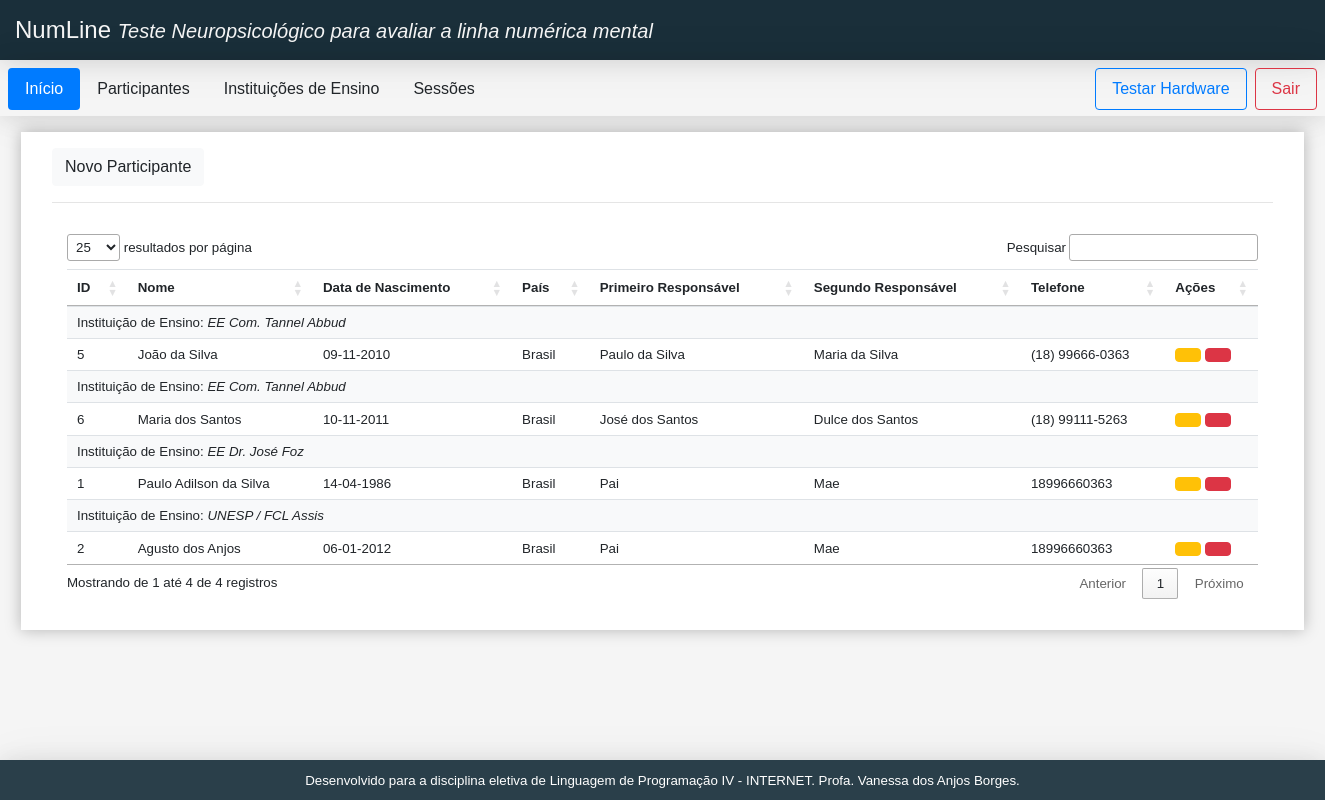
/subject.php (signed in), run on the app's committed database.
### tables this page shows
CREATE TABLE IF NOT EXISTS `participantes` (
  `idParticipante` int NOT NULL AUTO_INCREMENT,
  `InstituicoesEnsino_idInstituicaoEnsino` int NOT NULL,
  `nome` varchar(45) DEFAULT NULL,
  `dataNascimento` date DEFAULT NULL,
  `pais` varchar(45) DEFAULT NULL,
  `primeiroResponsavel` varchar(45) DEFAULT NULL,
  `segundoResponsavel` varchar(45) DEFAULT NULL,
  `telefone` varchar(25) DEFAULT NULL,
  `TipoDeUsuario_idTipoUsuario` int DEFAULT '4',
  PRIMARY KEY (`idParticipante`),
  KEY `fk_Participantes_InstituicoesEnsino1_idx` (`InstituicoesEnsino_idInstituicaoEnsino`),
  KEY `fk_Participantes_TipoDeUsuarios1_idx` (`TipoDeUsuario_idTipoUsuario`)
);

CREATE TABLE IF NOT EXISTS `instituicoesensino` (
  `idInstituicaoEnsino` int NOT NULL AUTO_INCREMENT,
  `nome` varchar(45) DEFAULT NULL,
  `cidade` varchar(45) DEFAULT NULL,
  `pais` varchar(45) DEFAULT NULL,
  `TipoDeUsuario_idTipoUsuario` int DEFAULT NULL,
  PRIMARY KEY (`idInstituicaoEnsino`),
  KEY `fk_InstituicoesEnsino_TipoUsuarios_idx` (`TipoDeUsuario_idTipoUsuario`)
);

### classes/model/dao/ParticipanteDAO.class.php (called while the page is built, shortened)
<?php
class ParticipanteDAO {
    public function consultar() {
        $this->sql = "SELECT * FROM participantes";
        try {
            $conexao = new Conexao();
            $resultado = $conexao->getCon();
            return $resultado->query($this->sql);
        } catch (Exception $e) {
            echo "Conexão não estabelecida";
            return 0;
        }
    }
}

### classes/model/dao/InstituicaoDeEnsinoDAO.class.php (called while the page is built, shortened)
<?php
class InstituicaoDeEnsinoDAO {
    public function consultarNomePeloId($idInstituicaoEnsino){
        $this->sql = "SELECT nome from instituicoesensino where idInstituicaoEnsino = :idInstituicaoEnsino";
        try {
            $conexao = new Conexao();
            $executar = $conexao->getCon()->prepare($this->sql);
            $executar->bindValue(":idInstituicaoEnsino", $idInstituicaoEnsino);
            $executar->execute();
            return $executar->fetch()['nome'];
        } catch (Exception $e) {
            return 0;
        }
     }
}

### classes/config/Conexao.class.php (called while the page is built)
<?php
class Conexao {
    private $con;
    public function __construct(){
        $this->con = new PDO(
            "mysql:host=localhost; dbname=eletiva_web",
            "root",
            "1986Ab14"
        );
    }
    public function getCon(){
        return $this->con;
    }
}
?>

### subject.php (the view, shortened to what this page needs)
<!doctype html>
<html lang="pt-BR">
<head>
    <link rel="stylesheet" href="https://stackpath.bootstrapcdn.com/bootstrap/4.5.2/css/bootstrap.min.css">
    <link href="//netdna.bootstrapcdn.com/font-awesome/3.2.1/css/font-awesome.css" rel="stylesheet">
    <link rel="stylesheet" href="template/style.css">
    <?php
        require_once("classes/config/Conexao.class.php");
        require_once("classes/model/dao/InstituicaoDeEnsinoDAO.class.php");
        require_once("classes/model/dao/ParticipanteDAO.class.php");
    ?>
    <link rel="stylesheet" href="https://cdn.datatables.net/1.10.22/css/jquery.dataTables.min.css" rel="stylesheet">
</head>
<body>
    <div id="root">
        <div class="app">
            <?php require_once("template/header.php"); ?>
            <?php require_once("template/menu.php"); ?>
            <main class="content p-3">
                <div class="container-fluid ">
                    <div class="p-3">
                        <a class="btn btn-light" data-toggle="collapse" href="#inserirUsuario" role="button" aria-expanded="false" aria-controls="inserirUsuario">
                            Novo Participante
                        </a>
                        <hr>
                        <table class="table nowrap w-100" id="tParticipantes">
                            <thead>
                                <tr>
                                    <th>ID</th>
                                    <th>Nome</th>
                                    <th>Data de Nascimento</th>
                                    <th>País</th>
                                    <th>Primeiro Responsável</th>
                                    <th>Segundo Responsável</th>
                                    <th>Telefone</th>
                                    <th>Ações</th>
                                </tr>
                            </thead>
                            <tbody>
                            <?php
                            function getIEName($idInstituicaoEnsino) {
                                $IEdao = new InstituicaoDeEnsinoDAO();
                                $nomeInstituicao = $IEdao->consultarNomePeloId($idInstituicaoEnsino);
                                return $nomeInstituicao;
                            }
                            $ParticipanteDao = new ParticipanteDAO();
                            $participantes = $ParticipanteDao->consultar();
                            while ($linha = $participantes->fetch(PDO::FETCH_ASSOC)) {
                            ?>
                                <tr key="<?= $linha['idParticipante'] ?>">
                                    <td><?= $linha['idParticipante'] ?></td>
                                    <td><?= $linha['nome'] ?></td>
                                    <td><?= date("d-m-Y", strtotime(($linha['dataNascimento']))) ?></td>
                                    <td><?= $linha['pais'] ?></td>
                                    <td><?= $linha['primeiroResponsavel'] ?></td>
                                    <td><?= $linha['segundoResponsavel'] ?></td>
                                    <td><?= $linha['telefone'] ?></td>
                                    <td><?= getIEName($linha['InstituicoesEnsino_idInstituicaoEnsino']) ?></td>
                                    <td>
                                        <a href="subject_alter.php?idParticipante=<?= $linha['idParticipante'] ?>" class="btn btn-warning icon-pencil"></a>
                                        <a href="subject.php?parem=delete&amp;idParticipante=<?= $linha['idParticipante'] ?>" class="btn btn-danger icon-trash" onClick="javascript: return confirm('Confirma a exclusão?');"  ></a>
                                    </td>
                                </tr>
                            <?php
                            }
                            ?>
                            </tbody>
                        </table>
                    </div>
            </main>
            <?php require_once("template/footer.php"); ?>
        </div>
    </div>
</body>
</html>

### template/style.css (style rules this page uses)
:root { --bg-dark: #1A2F3A; --logo-height: 100px; --header-height: 60px; --nav-height: 56px; --aside-width: 225px; --footer-height: 40px; --shadow: 0 2px 23px 0 rgba(0, 0, 0, 0.1), 0 2px 49px 0 rgba(0, 0, 0, 0.06); }
* { box-sizing: border-box; font-family: 'Montserrat', sans-serif; }
.app { margin: 0px; display: grid; grid-template-columns: 1fr; grid-template-rows: var(--header-height) var(--nav-height) auto var(--footer-height); grid-template-areas: "header" "menu" "content" "footer"; height: 100vh; background-color: #F5F5F5; font: -webkit-control; }
main.content { grid-area: content; padding: 0px 15px 0 15px; width: 1315px; margin: 0 auto; }
main>div { background-color: #FFF; -webkit-box-shadow: 0px 0px 15px #0004; box-shadow: 0px 0px 15px #0004; }

### data on the page
participantes: idParticipante "1", nome "Paulo Adilson da Silva", dataNascimento "14-04-1986", pais "Brasil", primeiroResponsavel "Pai", segundoResponsavel "Mae", telefone "18996660363", InstituicoesEnsino_idInstituicaoEnsino.nome "EE Dr. José Foz"
participantes: idParticipante "2", nome "Agusto dos Anjos", dataNascimento "06-01-2012", pais "Brasil", primeiroResponsavel "Pai", segundoResponsavel "Mae", telefone "18996660363", InstituicoesEnsino_idInstituicaoEnsino.nome "UNESP / FCL Assis"
participantes: idParticipante "5", nome "João da Silva", dataNascimento "09-11-2010", pais "Brasil", primeiroResponsavel "Paulo da Silva", segundoResponsavel "Maria da Silva", telefone "(18) 99666-0363", InstituicoesEnsino_idInstituicaoEnsino.nome "EE Com. Tannel Abbud"
participantes: idParticipante "6", nome "Maria dos Santos", dataNascimento "10-11-2011", pais "Brasil", primeiroResponsavel "José dos Santos", segundoResponsavel "Dulce dos Santos", telefone "(18) 99111-5263", InstituicoesEnsino_idInstituicaoEnsino.nome "EE Com. Tannel Abbud"
